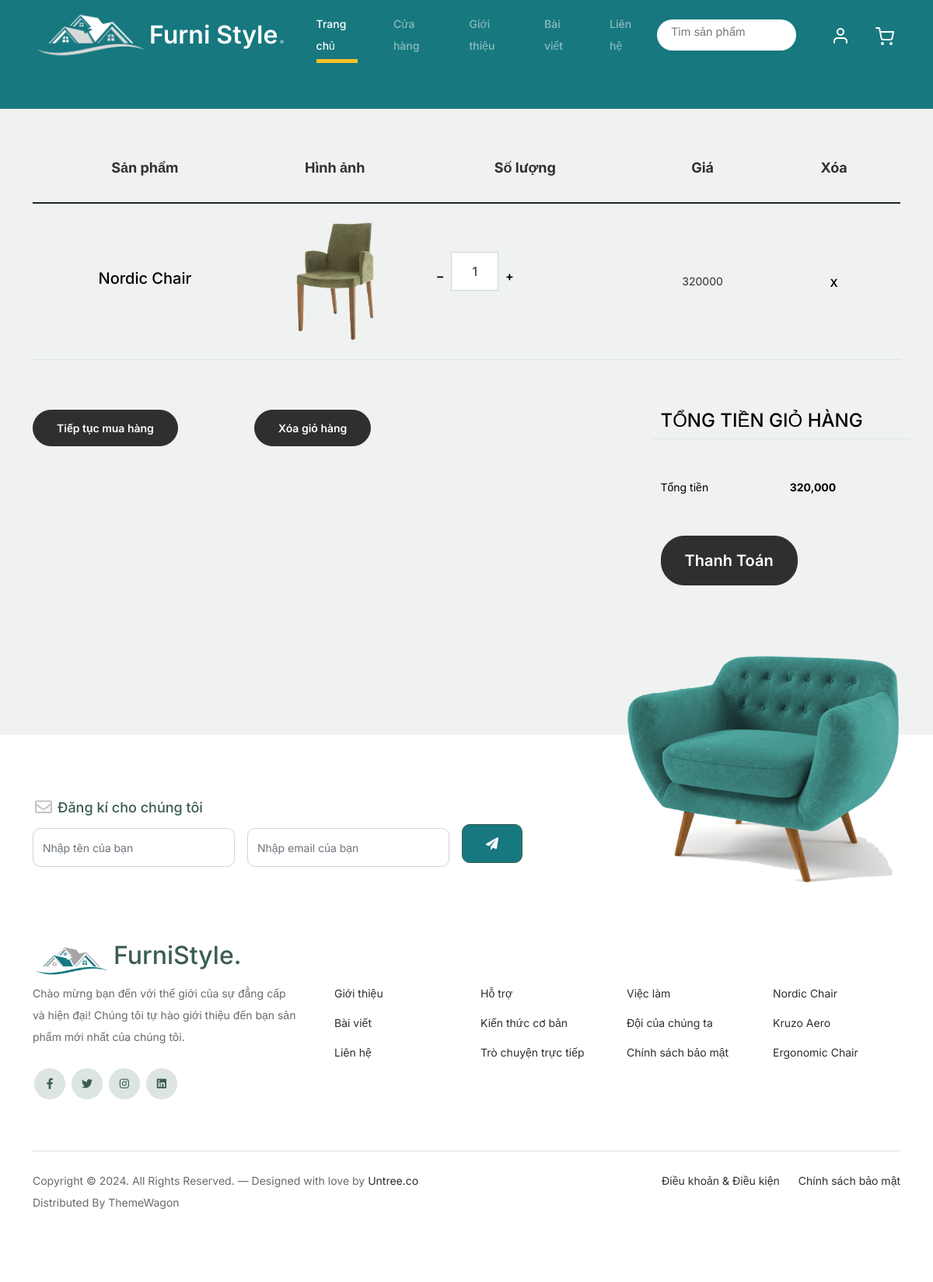
The app's page /?mod=page&act=cart&id=1 with its own data.
### tables this page shows
CREATE TABLE `sanpham` (
  `id` int(11) NOT NULL,
  `tensanpham` varchar(50) NOT NULL,
  `anhsanpham` varchar(20) NOT NULL,
  `gia` int(10) NOT NULL,
  `madanhmuc` int(10) NOT NULL,
  `mabosuutap` int(11) DEFAULT NULL,
  `giakhuyenmai` int(10) DEFAULT NULL,
  `tinhtrang` varchar(30) NOT NULL,
  `chitiet` text NOT NULL,
  `soluong` int(10) NOT NULL,
  `luotxem` int(11) NOT NULL,
  `sanphammoi` varchar(50) NOT NULL,
  `sanphamnoibat` varchar(30) NOT NULL,
  `giohang` int(11) NOT NULL
);

### index.php (called while the page is built, shortened)
<?php
    extract($_REQUEST);
    if(isset($mod)){
        switch($mod){
            case 'page':
                include_once "site/controller/page.php";
                break;
        }
    }
    else {
        header("location: ?mod=page&act=home");
    }
?>

### model_Dao/pdo.php (called while the page is built, shortened)
<?php
function pdo_get_connection(){
    $dburl = "mysql:host=localhost;dbname=duan1hoanchinh;charset=utf8";
    $username = 'root';
    $password = '';
    $conn = new PDO($dburl, $username, $password);
    $conn->setAttribute(PDO::ATTR_ERRMODE, PDO::ERRMODE_EXCEPTION);
    return $conn;
}
function pdo_query_one($sql){
    $sql_args = array_slice(func_get_args(), 1);
    try{
        $conn = pdo_get_connection();
        $stmt = $conn->prepare($sql);
        $stmt->execute($sql_args);
        $row = $stmt->fetch(PDO::FETCH_ASSOC);
        return $row;
    }
    catch(PDOException $e){
        throw $e;
    }
    finally{
        unset($conn);
    }
}

### model_Dao/product.php (called while the page is built, shortened)
<?php
    include_once 'pdo.php';
    function select_by_id($id){
        $sql="SELECT * FROM sanpham WHERE id = ?";
        return pdo_query_one($sql,$id);
    }
?>

### site/views/cart.php (the view, shortened to what this page needs)
  <div class="headermini" style="background-color: rgb(114, 124, 121); height: 40px; ">
    <div class="container" style="margin-top: -120px;">
        <div class="intro-excerpt">
            <h1 style="color: #eeeeee; line-height: 40px;">Cart</h1>
        </div>
    </div>
</div>
		<div class="untree_co-section before-footer-section">
            <div class="container">
              <div class="row mb-5">
                <form class="col-md-12" method="post">
                  <div class="site-blocks-table">
                    <table class="table">
                      <thead>
                        <tr>
                          <th class="product-name">Sản phẩm</th>
                          <th class="product-thumbnail">Hình ảnh</th>
                          <th class="product-quantity">Số lượng</th>
                          <th class="product-price">Giá</th>
                          <th class="product-remove">Xóa</th>
                        </tr>
                      </thead>
                      <tbody>
                      <?php $tongtien=0;
                         foreach($_SESSION['cart'] as $item) :
                            $tongtien+=($item['gia'] * $item['soluong']);
                            ?>
                        <tr>
                          <td class="product-name">
                            <h2 class="h5 text-black"><?=$item['tensanpham']?></h2>
                          </td>
                          <td class="product-thumbnail">
                            <img src="furni-1.0.0/images/<?=$item['anhsanpham']?>" alt="Image" class="img-fluid">
                          </td>
                          <td>
                            <div class="input-group mb-3 d-flex align-items-center quantity-container" style="max-width: 120px;">
                              <div class="input-group-prepend">
                                <button class="btn btn-outline-black decrease"  href="?mod=page&act=decrease&id=<?php echo $item['id']; ?>" type="button">&minus;</button>
                              </div>
                              <input type="text" class="form-control text-center quantity-amount" value="<?=$item['soluong']?>" placeholder="" aria-label="Example text with button addon" aria-describedby="button-addon1">
                              <div class="input-group-append">
                                <button class="btn btn-outline-black increase" type="button"  href="?mod=page&act=increase&id=<?php echo $item['id']; ?>">&plus;</button>
                              </div>
                            </div>
                          </td>
                          <td><?=$item['gia']?></td>
                          <td><a href="?mod=page&act=delete&id=<?php echo $item['id']; ?>" class="btn btn-black btn-sm">X</a></td>
                        </tr>
                        <?php endforeach; ?>
                      </tbody>
                    </table>
                  </div>
                </form>
              </div>
              <div class="row">
                <div class="col-md-6">
                  <div class="row mb-5">
                    <div class="col-md-6">
                      <button class="btn btn-outline-black btn-sm btn-block"  onclick="window.location='?mod=page&act=shop'">Tiếp tục mua hàng</button>
                    </div>
                    <div class="col-md-6">
                  <a  href="?mod=page&act=clear_cart">
                      <button class="btn btn-outline-black btn-sm btn-block" name="xoatoanbo">Xóa giỏ hàng</button>
                  </a>
                    </div>
                  </div>
                </div>
                <div class="col-md-6 pl-5">
                  <div class="row justify-content-end">
                    <div class="col-md-7">
                      <div class="row">
                        <div class="col-md-12 text-right border-bottom mb-5">
                          <h3 class="text-black h4 text-uppercase">TỔNG TIỀN GIỎ HÀNG</h3>
                        </div>
                      </div>
                      <div class="row mb-5">
                        <div class="col-md-6">
                          <span class="text-black">Tổng tiền</span>
                        </div>
                        <div class="col-md-6 text-right">
                          <strong class="text-black"><?=number_format($tongtien)?></strong>
                        </div>
                      </div>
                      <div class="row">
                        <div class="col-md-12">
                          <button class="btn btn-black btn-lg py-3 btn-block" onclick="window.location='?mod=page&act=checkout'">Thanh Toán</button>
                        </div>
                      </div>
                    </div>
                  </div>
                </div>
              </div>
            </div>
          </div>

### furni-1.0.0/css/style.css (style rules this page uses)
body { overflow-x: hidden; position: relative; }
body { font-family: "Inter", sans-serif; font-weight: 400; line-height: 28px; color: #6a6a6a; font-size: 14px; background-color: #eff2f1; }
a { text-decoration: none; -webkit-transition: .3s all ease; -o-transition: .3s all ease; transition: .3s all ease; color: #2f2f2f; text-decoration: underline; }
.btn { font-weight: 600; padding: 12px 30px; border-radius: 30px; color: #ffffff; background: #2f2f2f; border-color: #2f2f2f; }
.before-footer-section { padding: 7rem 0 12rem 0 !important; }
.untree_co-section { padding: 7rem 0; }
.form-control { height: 50px; border-radius: 10px; font-family: "Inter", sans-serif; }
.site-blocks-table { overflow: auto; }
.site-blocks-table .product-thumbnail { width: 200px; }
.site-blocks-table .btn { padding: 2px 10px; }
.site-blocks-table thead th { padding: 30px; text-align: center; border-width: 0px !important; vertical-align: middle; color: rgba(0, 0, 0, 0.8); font-size: 18px; }
.site-blocks-table td { padding: 20px; text-align: center; vertical-align: middle; color: rgba(0, 0, 0, 0.8); }
.site-blocks-table tbody tr:first-child td { border-top: 1px solid #3b5d50 !important; }
.site-blocks-table .btn { background: none !important; color: #000000; border: none; height: auto !important; }

### furni-1.0.0/css/login_register.css (style rules this page uses)
h1 { font-size: 24px; margin-bottom: 20px; color: #37614E; }
form { color: #37614E; }
input { font-size: 14px; width: 100%; padding: 10px; margin-top: 5px; margin-bottom: 15px; border: 1px solid #ccc; border-radius: 5px; }

### records on screen
sanpham: tensanpham "Nordic Chair", anhsanpham (picture), soluong "1", gia "320000"

### other values on screen
$tongtien "320,000"
